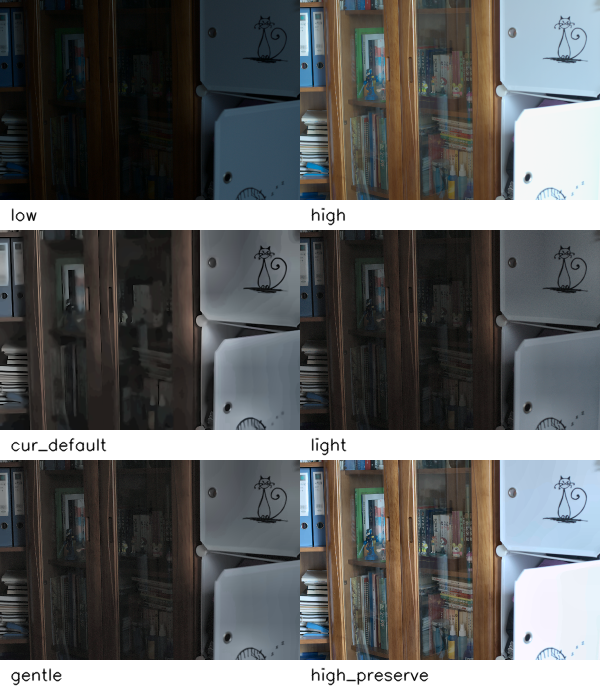
#> input picture tuning_montage.png, 600 x 690 px; its folder holds only this picture in this run
$ python -i app.py   (imports and definitions only)   (older library calls are emulated)
#> lines starting #> are read from the running program, lines starting #| are printed output that depends on the picture
#> further down, picture is the input picture: shape (690, 600, 3); mean B, G, R 98.9, 98.9, 97.8
import os
import uuid
import time
from pathlib import Path
from flask import Flask, render_template, request, redirect, url_for, send_from_directory, flash, jsonify
import cv2
import numpy as np
import shutil
BASE_DIR = Path(__file__).resolve().parent
UPLOAD_DIR = BASE_DIR / 'static' / 'uploads'
RESULT_DIR = BASE_DIR / 'static' / 'results'
DATASET_DIR = BASE_DIR / 'LOLv2-real'

# [2 lines not run here, left out]

ALLOWED_EXT = {'.jpg', '.jpeg', '.png'}
MAX_FILE_SIZE = 5 * 1024 * 1024  # 5 MB

# [1 line not run here, left out]
# [1 line that did not run here, left out]


def allowed_file(filename):
    ext = Path(filename).suffix.lower()
    return ext in ALLOWED_EXT


# [48 lines left out: functions read_image_from_bytes, calculate_channel_ssim, calculate_ssim, calculate_psnr, not called in this run]


def enhancement_pipeline(img, params=None):
    # Adaptive classical enhancement pipeline (brightness-aware)
    # [20 lines left out: functions grayworld_white_balance, stretch_luminance, not called in this run]

    img = img.copy()
    apply_wb = False  # default to False since Grayworld desaturates low-light images
    if params:
        try:
            if 'apply_wb' in params:
                apply_wb = bool(int(params.get('apply_wb')))
        except Exception:
            pass

    if apply_wb:
        wb = grayworld_white_balance(img)
    else:
        wb = img

    # Estimate brightness and focus
    lab_tmp = cv2.cvtColor(wb, cv2.COLOR_BGR2Lab)
#> lab_tmp: shape (690, 600, 3); mean of channels 0, 1, 2 101.6, 128.1, 128.1
    L_tmp = lab_tmp[:, :, 0]
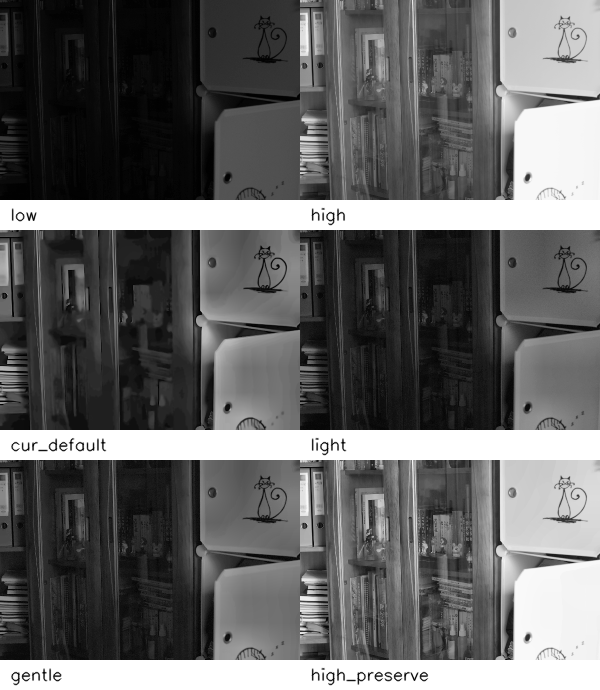
#> L_tmp: shape (690, 600); min 0, max 255, mean 101.6
    mean_l = float(np.mean(L_tmp))
#> mean_l = 101.6
    low_light = mean_l < 90
#> low_light = False

    # This system is only intended to enhance low-light images.
    # If the input is already normal/bright, return it unchanged.
    if not low_light:
        return img

    # Set defaults adaptively based on brightness
    if low_light:
        h_color = 4
        clahe_clip = 3.0
        unsharp_amount = 1.05
        unsharp_blur_sigma = 1.0
        apply_bilateral = True
        gamma_default = 0.75
        saturation_boost = 1.8
    else:
        h_color = 1
        clahe_clip = 1.6
        unsharp_amount = 1.04
        unsharp_blur_sigma = 1.0
        apply_bilateral = False
        gamma_default = 0.92
        saturation_boost = 1.0

    # Override with user-provided params (if any)
    if params:
        try:
            if 'clahe_clip' in params:
                clahe_clip = float(params.get('clahe_clip'))
        except Exception:
            pass
        try:
            if 'denoise_h' in params:
                h_color = float(params.get('denoise_h'))
        except Exception:
            pass
        try:
            if 'unsharp_amount' in params:
                unsharp_amount = float(params.get('unsharp_amount'))
        except Exception:
            pass
        try:
            if 'gamma' in params:
                g = float(params.get('gamma'))
                # gamma <= 0 means auto
                gamma_override = g if g > 0 else None
            else:
                gamma_override = None
        except Exception:
            gamma_override = None
        try:
            if 'apply_bilateral' in params:
                apply_bilateral = bool(int(params.get('apply_bilateral')))
        except Exception:
            pass
        try:
            if 'saturation_boost' in params:
                saturation_boost = float(params.get('saturation_boost'))
        except Exception:
            pass
    else:
        gamma_override = None

    # If the user explicitly changes params, keep the adaptive gamma as fallback only
    gamma = gamma_default

    # Denoise only when needed; avoid softening bright inputs
    if h_color > 0:
        try:
            denoised = cv2.fastNlMeansDenoisingColored(wb, None, h_color, h_color, 7, 21)
        except Exception:
            denoised = cv2.bilateralFilter(wb, d=5, sigmaColor=50, sigmaSpace=50)
    else:
        denoised = wb

    lab = cv2.cvtColor(denoised, cv2.COLOR_BGR2Lab)
    L_orig, a, b = cv2.split(lab)
    L = L_orig.copy()

    # Low-light mode benefits from luminance stretching before local contrast
    if low_light:
        L = stretch_luminance(L, low_pct=2.0, high_pct=98.5)

    # CLAHE on luminance
    clahe = cv2.createCLAHE(clipLimit=clahe_clip, tileGridSize=(8, 8))
    L_clahe = clahe.apply(L)

    # Unsharp mask on L channel
    blur = cv2.GaussianBlur(L_clahe, (0, 0), sigmaX=unsharp_blur_sigma)
    L_unsharp = cv2.addWeighted(L_clahe, unsharp_amount, blur, 1 - unsharp_amount, 0)

    # Adaptive gamma (or override)
    if gamma_override is not None:
        gamma = gamma_override
    L_float = L_unsharp.astype(np.float32) / 255.0
    L_gamma = np.power(L_float, gamma)
    L_out = np.clip((L_gamma * 255.0), 0, 255).astype(np.uint8)

    # Proportional chroma scaling to maintain saturation when luminance increases
    if low_light:
        L_safe = np.maximum(L_orig.astype(np.float32), 1.0)
        # Compute ratio of luminance increase
        ratio = L_out.astype(np.float32) / L_safe

        # Moderate the ratio to prevent noise blowout (power law + clip)
        ratio = np.clip(np.power(ratio, 0.65), 1.0, 10.0)

        # Scale with saturation_boost slider
        chroma_scale = ratio * saturation_boost

        # Reshape or apply element-wise
        a_centered = a.astype(np.float32) - 128.0
        b_centered = b.astype(np.float32) - 128.0

        a_out = np.clip(a_centered * chroma_scale + 128.0, 0, 255).astype(np.uint8)
        b_out = np.clip(b_centered * chroma_scale + 128.0, 0, 255).astype(np.uint8)
    else:
        a_out = a
        b_out = b

    merged_lab = cv2.merge([L_out, a_out, b_out])
    result = cv2.cvtColor(merged_lab, cv2.COLOR_Lab2BGR)

    # Edge-aware sharpening: only strengthen edges to avoid amplifying noise
    # Create sharpened version
    sharpen_strength = 1.08 if low_light else 1.04
    blurred_color = cv2.GaussianBlur(result, (0, 0), sigmaX=1.0)
    sharpened_color = cv2.addWeighted(result, sharpen_strength, blurred_color, 1.0 - sharpen_strength, 0)

    # Edge mask from Laplacian of luminance
    lap = cv2.Laplacian(L_out, cv2.CV_64F)
    edge_mask = np.absolute(lap)
    # threshold adaptively
    thr = np.percentile(edge_mask, 75)
    mask = (edge_mask > thr).astype(np.float32)
    mask = cv2.GaussianBlur(mask, (5, 5), 0)
    mask = np.expand_dims(np.clip(mask, 0.0, 1.0), axis=2)

    result = (result.astype(np.float32) * (1.0 - mask) + sharpened_color.astype(np.float32) * mask)
    result = np.clip(result, 0, 255).astype(np.uint8)

    # Mild final smoothing only for very dark images to suppress residual noise
    if apply_bilateral and low_light:
        result = cv2.bilateralFilter(result, d=5, sigmaColor=40, sigmaSpace=40)

    return result


def save_image(path: Path, img):
    # cv2.imwrite expects BGR
    cv2.imencode('.jpg', img, [int(cv2.IMWRITE_JPEG_QUALITY), 95])[1].tofile(str(path))


# [266 lines left out: functions cleanup_old_files, index, upload, upload_file, start_example, preview and 2 more, not called in this run]


# [3 lines that did not run here, left out]


# [3 lines that did not run here, left out]


# [7 lines that did not run here, left out]


# [2 lines not run here, left out]

>>> import cv2
>>> picture = cv2.imread('tuning_montage.png')
>>> result = enhancement_pipeline(picture)
